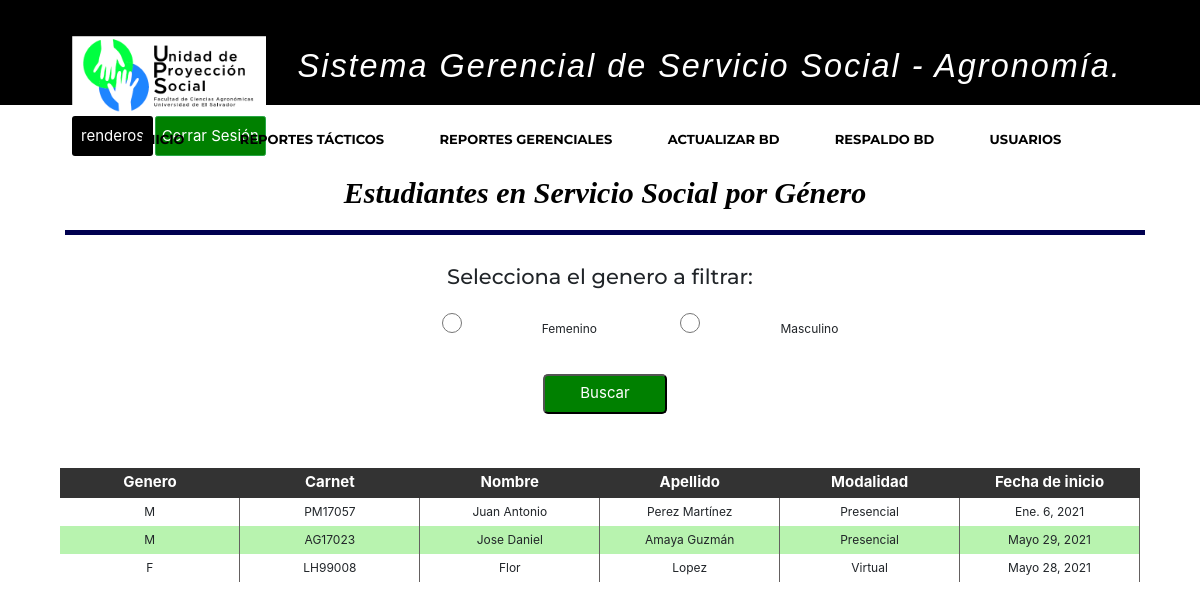
Screenshot of /sistemaGerencialAgro/listarSolicitudes/ (signed in) with the database file from the repository.
### apps/usuario/models.py (models this page shows, shortened)
class Usuario(AbstractBaseUser):
    username = models.CharField('Nombre de usuario',unique = True, max_length=15, blank=False)
    email = models.EmailField('Correo Electrónico', max_length=254,unique = True, blank=False)
    nombres = models.CharField('Nombres', max_length=200, null = False, blank=False)
    apellidos = models.CharField('Apellidos', max_length=200, null = False, blank=False)
    imagen = models.ImageField('Imagen de Perfil', upload_to='perfil/', max_length=200,blank = True,null = True)
    is_active = models.BooleanField(default = True)
    usuario_administrador = models.BooleanField(default = False)
    rol=models.CharField(max_length=3,null=False, blank=False,choices=roles,default='EST')
    objects = UsuarioManager()
    USERNAME_FIELD = 'username'
    REQUIRED_FIELDS = ['email','nombres', 'apellidos']

### apps/proyecto/models.py (models this page shows, shortened)
class Solicitud(models.Model):
    carnet_estudiante = models.OneToOneField(EstudioUniversitario, unique=True, primary_key=True, on_delete = models.CASCADE)
    codigo_entidad = models.CharField(max_length=10, null=False)
    horas_semana = models.IntegerField(null=False)
    dias_semana = models.IntegerField(null=False)
    modalidad = models.CharField(max_length=30, null=False)
    fecha_inicio = models.DateField(null=False)
    fecha_fin = models.DateField(null=True)

class EstudioUniversitario(models.Model):
    carnet_estudiante = models.OneToOneField(Estudiante, primary_key=True, unique=True, on_delete = models.CASCADE)
    codigo_carrera = models.ForeignKey(Carrera, on_delete = models.CASCADE)
    codigo_ciclo = models.IntegerField(null=False)
    porc_carrerar_aprob = models.IntegerField(null=False)
    unidades_valorativas = models.IntegerField(null=False)
    experiencia_areas_conoc = models.CharField(max_length=200, null=False)
    def __str__(self):
        return self.carnet_estudiante.__str__()

class Estudiante(models.Model):
    carnet_estudiante = models.CharField(primary_key=True, max_length=7, null=False)
    nombre_estudiante = models.CharField(max_length=50, null=False)
    apellido_estudiante = models.CharField(max_length=50, null=False)
    sexo_estudiante = models.CharField(max_length=1, null=False)
    telefono_estudiante = models.IntegerField(null=False)
    correo_estudiante = models.CharField(max_length=100, null=False)
    direccion_estudiante = models.CharField(max_length=250, null=False)
    def __str__(self):
        return self.carnet_estudiante

### apps/proyecto/views.py (the view)
# urls.py: path('sistemaGerencialAgro/listarSolicitudes/', login_required(listarSolicitudes), name="listar_solicitudes"),
def listarSolicitudes(request):
    estudiantes = Solicitud.objects.all()
    return render(
        request,
        'proyecto/EstudiantesPorGenero.html',
        {'estudiantes':estudiantes}
    )

### templates/proyecto/EstudiantesPorGenero.html (shortened to what this page needs)
{% extends 'base/base.html' %}
{% block content %}
  <header>
    <div class="container">
        <h2 align="center" class="form-titulo" style ="margin-left: 5px;">Estudiantes en Servicio Social por G&eacute;nero</h2>
    </div>
  </header>
<div class="container">
    <div align="center" class="busqueda">
        <form method="POST" action="{% url 'sistemaGerencialAgro:buscar_genero' %}">
            <h3>Selecciona el genero a filtrar: </h3> </br>
            <input type="radio" name="sexo"  id = "sexo" value="F" required>Femenino
            <input type="radio" name="sexo"  id = "sexo" value="M" required>Masculino
            <input class="btn-buscar btn-busqueda" type = "submit" value = "Buscar" id = "generoBuscar"></br></br>
        </form>
    </div>
    <div>
        <table>
            <thead>
        	   <tr>
            	    <th>Genero</th>
                    <th>Carnet</th>
            		<th>Nombre</th>
                    <th>Apellido</th>
            	    <th>Modalidad</th>
                    <th>Fecha de inicio</th>
        		</tr>
            </thead>
            {% if estudiantes %}
            {% for estudiante in estudiantes %}
        		<tr class="etiqueta-tr">
            		<td class="th-borde width-th-xx" style = "text-align:center;">{{ estudiante.carnet_estudiante.carnet_estudiante.sexo_estudiante }}</td>
                    <td class="th-borde width-th-xx" style = "text-align:center;">{{ estudiante.carnet_estudiante }}</td>
            		<td class="th-borde width-th-xx" style = "text-align:center;">{{ estudiante.carnet_estudiante.carnet_estudiante.nombre_estudiante}}</td>
                    <td class="th-borde width-th-xx" style = "text-align:center;">{{ estudiante.carnet_estudiante.carnet_estudiante.apellido_estudiante }}</td>
                    <td class="th-borde width-th-xx" style = "text-align:center;">{{ estudiante.modalidad }}</td>
                     <td class="th-borde width-th-xx" style = "text-align:center;">{{ estudiante.fecha_inicio }}</td>
        		</tr>
            {% endfor %}
            {% endif %}
    	</table>
    </div>
</div>
{% endblock %}

### templates/base/base.html (shortened to what this page needs)
{% load static %}
<!DOCTYPE html>
<html>
<head>
 {% block head %}
	{% block static %}
	<link rel = "stylesheet" href = "{% static 'lib/bootstrap/css/bootstrap.min.css' %}">
	<link rel = "stylesheet" href = "{% static 'lib/animate/animate.min.css' %}">
	<link rel = "stylesheet" href = "{% static 'lib/ionicons/css/ionicons.min.css' %}">
	<link rel = "stylesheet" href = "{% static 'css/style.css' %}">
	<link rel = "stylesheet" href = "{% static 'css/bootstrap.min.css' %}">
	<link rel = "stylesheet" href = "{% static 'css/archivo.css' %}">
	<link rel = "stylesheet" href = "{% static 'css/estilos_sec_not.css' %}">
	<link rel = "stylesheet" type = "text/css" href = "{% static 'css/jquery-ui.css' %}"/>
	<link rel = "stylesheet" type = "text/css" href = "{% static 'css/jquery.dataTables.min.css' %}"/>
	{% endblock %}
{% endblock %}
</head>
{% if user.is_authenticated %}
<body>
  <header id="header">
    <div class="container-fluid navbar navbar-light" style="height:90px;">
      <div id="logo" class="pull-left">
        <a  href=" {% url 'sistemaGerencialAgro:index' %}"><img src="{% static 'img/logoUPSAgro.png' %} " class ="imglogo"></a>
        <h1>Sistema Gerencial de Servicio Social - Agronom&iacute;a.</h1>
      </div>
      <div id="logo" class="pull-rigth">
				<a href="{% url 'password_change' %}" style="text-decoration:none"><input type="button" href="{% url 'password_change' %}" class="btn-success btn" name="submit" value="{{ user.username }}" style="background:black; border:none"></a>
        <a href="{% url 'usuario:logout' %}" style="text-decoration:none"><input type="button" class="btn btn-success btn-sm" name="submit" value="Cerrar Sesi&oacute;n" style="background:green;"></a>
			</div>
    </div>
    <div class="bot">
      <ul class="nav-menu">
        <li class="list-group-item" onclick="window.location.href='{% url 'sistemaGerencialAgro:index' %}'"><a style="text-decoration:none" href="{% url 'sistemaGerencialAgro:index' %}">Inicio</a></li>
        <li class="list-group-item menu-has-children"><a style="text-decoration:none" href="#intro">Reportes T&aacute;cticos</a>
        </li>
        {% if request.user.rol == 'ADM' or request.user.rol == 'GER' %}
        <li class="list-group-item menu-has-children"><a style="text-decoration:none" href="#intro">Reportes Gerenciales</a>
        </li>
        {% endif %}
        {% if request.user.rol == 'ADM'%}
        <li class="list-group-item" onclick="window.location.href='{% url 'sistemaGerencialAgro:procedimientoETL' %}'"><a style="text-decoration:none" href="{% url 'sistemaGerencialAgro:procedimientoETL' %}">Actualizar BD</a></li>
        <li class="list-group-item" onclick="window.location.href='{% url 'sistemaGerencialAgro:actualizarBD' %}'"><a style="text-decoration:none" href="{% url 'sistemaGerencialAgro:actualizarBD' %}">Respaldo BD</a></li>
        <li class="list-group-item" onclick="window.location.href='{% url 'usuario:inicio_usuarios' %}'"><a style="text-decoration:none" href="{% url 'usuario:inicio_usuarios' %}">Usuarios</a></li>
        {% endif %}
      </ul>
    </div>
  </header>
  <section>
    <div class="container">
  		{% block content %}{%endblock%}
    </div>
  </section>
</body>
{% endif %}
</html>

### static/css/style.css (style rules this page uses)
body { background: #fff; color: #666666; font-family: "Open Sans", sans-serif; }
a { color: #18d26e; transition: 0.5s; }
h1, h2, h3, h4, h5, h6 { font-family: "Montserrat", sans-serif; font-weight: 400; margin: 0 0 20px 0; padding: 0; }
#header { padding: 30px 0; height: 105px; position: fixed; left: 0; top: 0; right: 0; transition: all 0.5s; z-index: 57; background-color: black; display: block; }
#header #logo { float: left; }
#header #logo h1 { font-size: 2.7vw; margin: 30px; padding: 0; line-height: 1; font-family: "Perpetua", Helvetica, Arial; font-style: italic; font-weight: 50; letter-spacing: 2px; }
#header #logo img { padding: 0; margin: 0; }
.nav-menu, .nav-menu * { margin: 0; padding: 0; list-style: none; text-align: center; display: block; }
.nav-menu li { position: relative; white-space: nowrap; }
.nav-menu > li { float: center; }
.nav-menu a { padding: 0 8px 10px 8px; text-decoration: none; display: inline-block; color: black; font-family: "Montserrat", sans-serif; font-weight: 700; font-size: 13px; text-transform: uppercase; outline: none; }
.nav-menu > li { margin-left: 10px; }
@media (min-width: 1024px) { #header #logo { padding-left: 60px; } }

### static/css/archivo.css (style rules this page uses)
html { font-size: 12px; }
h1 { text-align: center; font: oblique bold 100% cursive; font-weight: bold; font-size: 30px; color: white; margin-left: 10px; }
section, .container { display: block; width: 100%; margin-left: auto; margin-right: auto; }
section { font-size: inherit; }
.bot { background-color: white; text-align: center; }
.btn { display: inline; background-color: green; color: white; horiz-align: right; font-size: 13px; text-align: center; white-space: nowrap; }
.list-group-item { display: inline-block; margin-left: 8px; margin-right: 8px; padding: 10px; background-color: transparent; border: none; font-size: 12px; color: black; }
h2 { text-align: center; font: oblique bold 100% cursive; color: black; padding-right: 150px; }
.imglogo { display: inline-block; width: auto; height: 80px; background-repeat: no-repeat; background-size: contain; }
header { display: block; width: 100%; font-size: 5px; }
header h1 { display: inline; }
table { width: 100%; }
table tbody td { text-align: center; }
thead { background-color: #333333; }
input { width: 180px; height: 20px; }
input[type="button"], input[type="submit"] { font-size: 15px; width: auto; height: 40px; white-space: nowrap; }
th, tr th { color: white; text-align: center; font-size: 15px; height: 30px; }

### static/css/estilos_sec_not.css (style rules this page uses)
.container { display: block; text-align: center; margin-left: auto; margin-right: auto; }
.form-titulo { background: white; color: black; padding: 20px; text-align: center; font-weight: 100px; font-size: 30px; border-bottom: 5px solid #000050; margin-top: 30px; width: 100%; }
.btn-buscar { text-align: center; background: green; color: white; margin: auto; padding: 0px 35px; border-radius: 5px ; }
.btn-busqueda { margin-left: 10px; }
.width-th-xx { width: 10%; padding: 5px; }
.th-borde { border-right:0.5px solid #646060; }
tr:nth-child(even) { background-color: #b8f3af; }

### rows the page displays
Usuario: submit "renderos"
Solicitud: carnet_estudiante.carnet_estudiante.sexo_estudiante "M", carnet_estudiante "PM17057", carnet_estudiante.carnet_estudiante.nombre_estudiante "Juan Antonio", carnet_estudiante.carnet_estudiante.apellido_estudiante "Perez Martínez", modalidad "Presencial", fecha_inicio "Ene. 6, 2021"
Solicitud: carnet_estudiante.carnet_estudiante.sexo_estudiante "M", carnet_estudiante "AG17023", carnet_estudiante.carnet_estudiante.nombre_estudiante "Jose Daniel", carnet_estudiante.carnet_estudiante.apellido_estudiante "Amaya Guzmán", modalidad "Presencial", fecha_inicio "Mayo 29, 2021"
Solicitud: carnet_estudiante.carnet_estudiante.sexo_estudiante "F", carnet_estudiante "LH99008", carnet_estudiante.carnet_estudiante.nombre_estudiante "Flor", carnet_estudiante.carnet_estudiante.apellido_estudiante "Lopez", modalidad "Virtual", fecha_inicio "Mayo 28, 2021"
